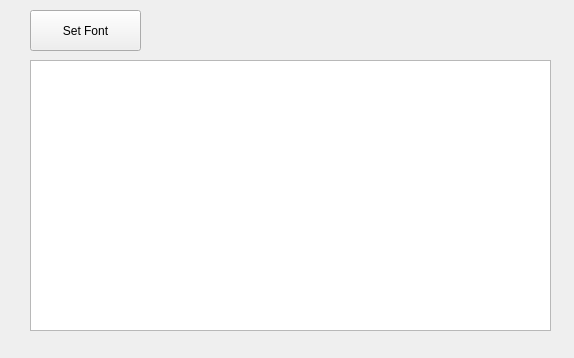
<?xml version="1.0" encoding="UTF-8"?>
<ui version="4.0">
 <class>MainWindow</class>
 <widget class="QMainWindow" name="MainWindow">
  <property name="geometry">
   <rect>
    <x>0</x>
    <y>0</y>
    <width>574</width>
    <height>358</height>
   </rect>
  </property>
  <property name="windowTitle">
   <string>MainWindow</string>
  </property>
  <widget class="QWidget" name="centralwidget">
   <widget class="QTextEdit" name="textEdit">
    <property name="geometry">
     <rect>
      <x>30</x>
      <y>60</y>
      <width>521</width>
      <height>271</height>
     </rect>
    </property>
   </widget>
   <widget class="QPushButton" name="pushButton_Font">
    <property name="geometry">
     <rect>
      <x>30</x>
      <y>10</y>
      <width>111</width>
      <height>41</height>
     </rect>
    </property>
    <property name="text">
     <string>Set Font</string>
    </property>
   </widget>
  </widget>
 </widget>
 <resources/>
 <connections/>
</ui>
